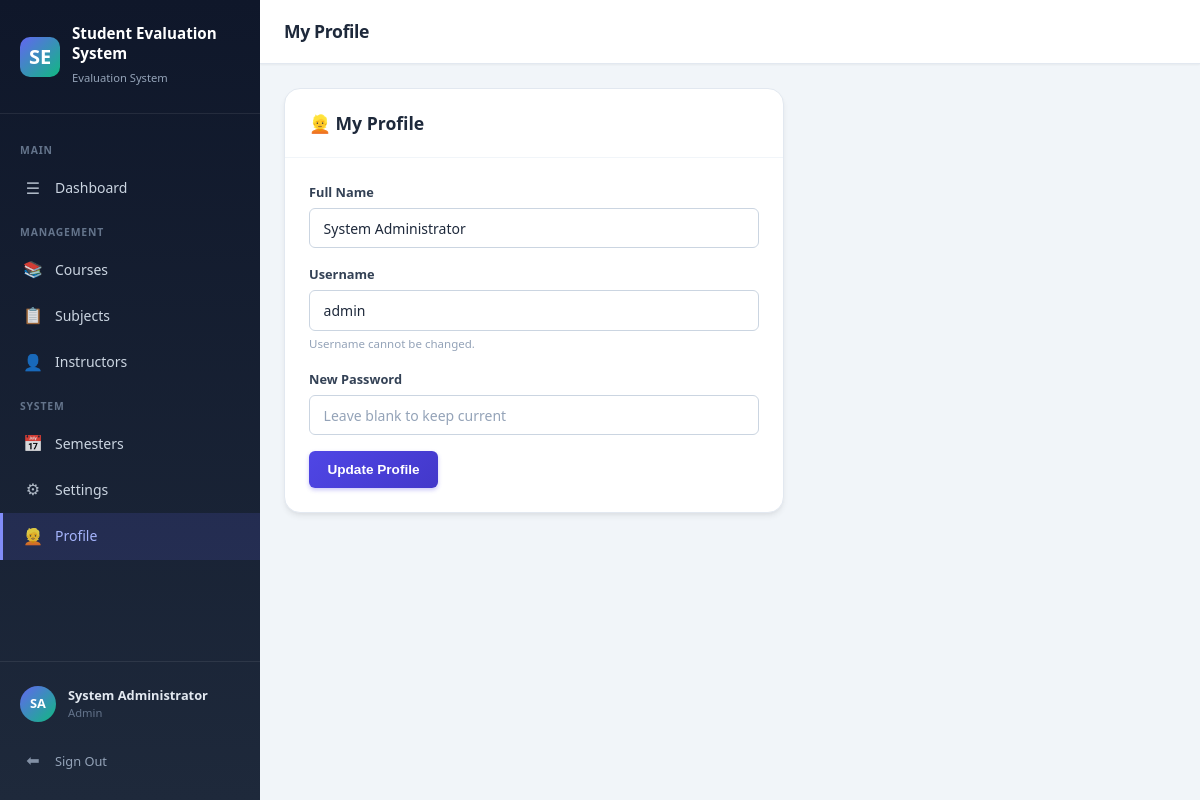
Screenshot of /pages/admin/profile.php (signed in) with the database file from the repository.
### tables this page shows
CREATE TABLE IF NOT EXISTS `settings` (
  `id` INT AUTO_INCREMENT PRIMARY KEY,
  `setting_key` VARCHAR(50) NOT NULL UNIQUE,
  `setting_value` TEXT DEFAULT NULL
);

CREATE TABLE IF NOT EXISTS `users` (
  `id` INT AUTO_INCREMENT PRIMARY KEY,
  `username` VARCHAR(50) NOT NULL UNIQUE,
  `password` VARCHAR(255) NOT NULL,
  `full_name` VARCHAR(100) NOT NULL,
  `role` ENUM('admin','instructor') NOT NULL DEFAULT 'instructor',
  `status` TINYINT(1) NOT NULL DEFAULT 1,
  `created_at` TIMESTAMP DEFAULT CURRENT_TIMESTAMP
);

### includes/functions.php (called while the page is built, shortened)
<?php
function getSetting($key, $default = '') {
    $db = getDB();
    $stmt = $db->prepare("SELECT setting_value FROM settings WHERE setting_key = ?");
    $stmt->execute([$key]);
    $val = $stmt->fetchColumn();
    return $val !== false ? $val : $default;
}

### pages/admin/profile.php (the view, shortened to what this page needs)
<?php
$pageTitle = 'My Profile';
require_once __DIR__ . '/../../includes/header.php';
$db = getDB();
$user = $db->prepare("SELECT * FROM users WHERE id=?");
$user->execute([currentUserId()]);
$user = $user->fetch();
?>
<div class="card" style="max-width:500px;">
  <div class="card-header"><h3>&#128113; My Profile</h3></div>
  <div class="card-body">
    <form method="POST" action="/grading_systemv2/api/settings.php">
      <div class="form-group">
        <label class="form-label">Full Name</label>
        <input type="text" name="full_name" class="form-control" value="<?= htmlspecialchars($user['full_name']) ?>" required>
      </div>
      <div class="form-group">
        <label class="form-label">Username</label>
        <input type="text" class="form-control" value="<?= htmlspecialchars($user['username']) ?>" disabled>
        <div class="form-hint">Username cannot be changed.</div>
      </div>
      <div class="form-group">
        <label class="form-label">New Password</label>
        <input type="password" name="password" class="form-control" placeholder="Leave blank to keep current">
      </div>
      <button type="submit" class="btn btn-primary">Update Profile</button>
    </form>
  </div>
</div>
<?php require_once __DIR__ . '/../../includes/footer.php'; ?>

### includes/header.php (shortened to what this page needs)
<?php
require_once __DIR__ . '/functions.php';
$currentPage = basename($_SERVER['PHP_SELF'], '.php');
$currentDir  = basename(dirname($_SERVER['PHP_SELF']));
$userRole    = $_SESSION['role'] ?? '';
$userName    = $_SESSION['full_name'] ?? 'Guest';
$initials    = '';
foreach (explode(' ', $userName) as $w) { $initials .= strtoupper(substr($w, 0, 1)); }
$initials = substr($initials, 0, 2);
$sysTitle = getSetting('system_title', 'Student Evaluation System');
$sysLogo  = getSetting('system_logo', '');
?>
<!DOCTYPE html>
<html lang="en">
<head>
  <link rel="stylesheet" href="/grading_systemv2/assets/css/style.css">
</head>
<body>
<div class="layout">
  <aside class="sidebar" id="sidebar">
    <div class="sidebar-brand">
      <?php if ($sysLogo): ?>
        <img src="/grading_systemv2/assets/uploads/<?= htmlspecialchars($sysLogo) ?>" alt="Logo" style="width:40px;height:40px;border-radius:var(--radius-md);object-fit:cover;">
      <?php else: ?>
        <div class="sidebar-brand-icon">SE</div>
      <?php endif; ?>
      <div>
        <h2><?= htmlspecialchars($sysTitle) ?></h2>
        <small>Evaluation System</small>
      </div>
    </div>
    <nav class="sidebar-nav">
      <?php if ($userRole === 'admin'): ?>
        <div class="sidebar-label">Main</div>
        <a href="/grading_systemv2/pages/admin/dashboard.php" class="sidebar-link <?= $currentPage==='dashboard'&&$currentDir==='admin'?'active':'' ?>">
          <span class="icon">&#9776;</span> Dashboard
        </a>
        <div class="sidebar-label">Management</div>
        <a href="/grading_systemv2/pages/admin/courses.php" class="sidebar-link <?= $currentPage==='courses'?'active':'' ?>">
          <span class="icon">&#128218;</span> Courses
        </a>
        <a href="/grading_systemv2/pages/admin/subjects.php" class="sidebar-link <?= $currentPage==='subjects'&&$currentDir==='admin'?'active':'' ?>">
          <span class="icon">&#128203;</span> Subjects
        </a>
        <a href="/grading_systemv2/pages/admin/instructors.php" class="sidebar-link <?= $currentPage==='instructors'?'active':'' ?>">
          <span class="icon">&#128100;</span> Instructors
        </a>
        <div class="sidebar-label">System</div>
        <a href="/grading_systemv2/pages/admin/semesters.php" class="sidebar-link <?= $currentPage==='semesters'?'active':'' ?>">
          <span class="icon">&#128197;</span> Semesters
        </a>
        <a href="/grading_systemv2/pages/admin/settings.php" class="sidebar-link <?= $currentPage==='settings'?'active':'' ?>">
          <span class="icon">&#9881;</span> Settings
        </a>
        <a href="/grading_systemv2/pages/admin/profile.php" class="sidebar-link <?= $currentPage==='profile'&&$currentDir==='admin'?'active':'' ?>">
          <span class="icon">&#128113;</span> Profile
        </a>
      <?php endif; ?>
    </nav>
    <div class="sidebar-footer">
      <div class="sidebar-user">
        <div class="sidebar-avatar"><?= $initials ?></div>
        <div class="sidebar-user-info">
          <strong><?= htmlspecialchars($userName) ?></strong>
          <span><?= htmlspecialchars($userRole) ?></span>
        </div>
      </div>
      <a href="/grading_systemv2/pages/logout.php" class="sidebar-link" style="padding-left:0;margin-top:.5rem;font-size:.8rem;color:var(--slate-400);">
        <span class="icon">&#x2B05;</span> Sign Out
      </a>
    </div>
  </aside>
  <div class="main-content">
    <header class="topbar">
      <div class="topbar-left">
        <h1 class="topbar-title"><?= $pageTitle ?? 'Dashboard' ?></h1>
      </div>
    </header>
    <div class="page-container">

### rows the page displays
settings: setting_value "Student Evaluation System"
users: full_name "System Administrator", username "admin"

### other values shown
$initials "SA"
$userName "System Administrator"
$userRole "Admin"
$pageTitle "My Profile"
